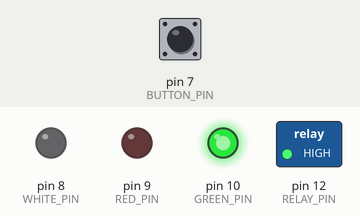
Recording of a sketch running on a simulated Arduino Uno, built with avr-gcc and run on an emulated ATmega328P. Parts: switched loads named in the sketch (green lamp = pin HIGH), output pins drawn as LEDs (lit = HIGH). The inputs (shaded band) are chosen by the test bench; at power-on: pin 7 (BUTTON_PIN) HIGH. What the sketch prints to the serial monitor is not drawn.

Above: at 1.2 s.
1.3 s: pin 7 (BUTTON_PIN) pulled LOW for 0.15 s
At 2.7 s:
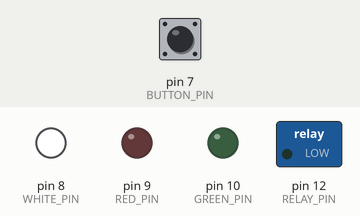
At 4.3 s:
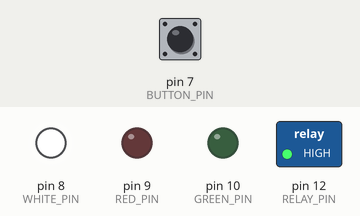
Timing chart, 0 to 14.8 s (numbered marks = the images above; inputs shaded):
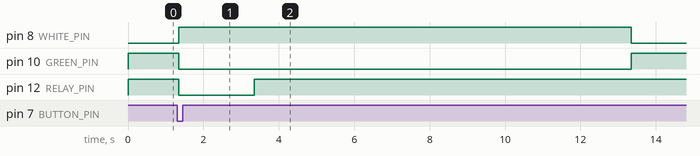

Measured:
- after the input at 1.3 s, pin 8 (WHITE_PIN): LOW → HIGH after 0.05 s, → LOW 12.0 s later; pin 10 (GREEN_PIN): HIGH → LOW after 0.05 s, → HIGH 12.0 s later; pin 12 (RELAY_PIN): HIGH → LOW after 0.05 s, → HIGH 2.0 s later

The sketch:

arduino-code.ino
```cpp
const int RED_PIN = 9;
const int GREEN_PIN = 10;
const int WHITE_PIN = 8;
const int BUTTON_PIN = 7;
const int SENSOR_PIN = A0;
const int RELAY_PIN = 12;

const int DRY_VALUE = 514;   // raw reading in completely dry soil
const int WET_VALUE = 230;   // raw reading in completely wet soil

const long PUMP_TIME = 2000;  // seconds in milliseconds
const long WAIT_TIME = 10000; //seconds in milliseconds

void setup() {
  pinMode(RED_PIN, OUTPUT);
  pinMode(GREEN_PIN, OUTPUT);
  pinMode(WHITE_PIN, OUTPUT);
  pinMode(RELAY_PIN, OUTPUT);
  pinMode(BUTTON_PIN, INPUT_PULLUP);
  Serial.begin(9600);
  digitalWrite(RELAY_PIN, HIGH);
  setLEDs(LOW, LOW, HIGH);  // green on startup
}

void loop() {
  // button
  if (digitalRead(BUTTON_PIN) == LOW) {
    delay(50);
    if (digitalRead(BUTTON_PIN) == LOW) {
      setLEDs(HIGH, LOW, LOW);  // white
      digitalWrite(RELAY_PIN, LOW);
      delay(PUMP_TIME);
      digitalWrite(RELAY_PIN, HIGH);
      delay(WAIT_TIME);             // wait for water to absorb
      sendReading("MANUAL");
      setLEDs(LOW, LOW, HIGH);  // green
      while (digitalRead(BUTTON_PIN) == LOW);
      delay(500);
    }
  }

  // listen for commands from Python
  if (Serial.available()) {
    String cmd = Serial.readStringUntil('\n');
    cmd.trim();

    if (cmd == "READ") {
      sendReading("READ");

    } else if (cmd == "PUMP") {
      setLEDs(LOW, HIGH, LOW);  // red
      digitalWrite(RELAY_PIN, LOW);
      delay(PUMP_TIME);
      digitalWrite(RELAY_PIN, HIGH);
      delay(10000);             // wait
      sendReading("PUMP");
      setLEDs(LOW, LOW, HIGH);  // green
    }
  }
}

void sendReading(String type) {
  int raw = analogRead(SENSOR_PIN);
  int moisture = map(raw, DRY_VALUE, WET_VALUE, 0, 100);
  moisture = constrain(moisture, 0, 100);
  Serial.print(type);
  Serial.print(",");
  Serial.print(raw);
  Serial.print(",");
  Serial.println(moisture);
}

void setLEDs(int w, int r, int g) {
  digitalWrite(WHITE_PIN, w);
  digitalWrite(RED_PIN, r);
  digitalWrite(GREEN_PIN, g);
}
```
